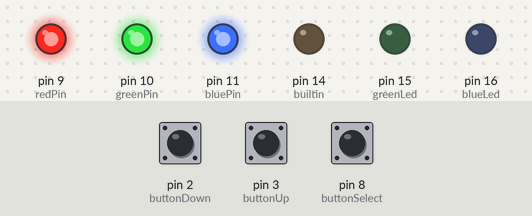
Simulated run of this sketch. Board: Arduino Uno, built with avr-gcc and run on an emulated ATmega328P. On the bench: output pins drawn as LEDs (lit = HIGH). Dashed ring = blinking. The inputs (shaded band) are chosen by the test bench; at power-on: pin 8 (buttonSelect) HIGH, pin 3 (buttonUp) HIGH, pin 2 (buttonDown) HIGH.

Above: at 1.4 s.
1.5 s: pin 8 (buttonSelect) pulled LOW for 1 s
At 1.76 s:
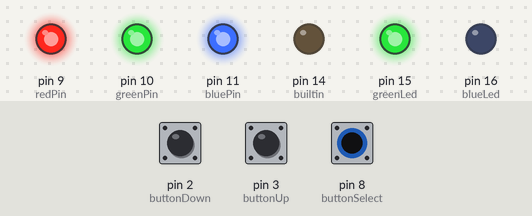
4.0 s: pin 3 (buttonUp) pulled LOW for 0.15 s
At 5.1 s:
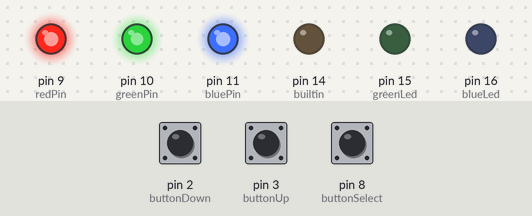
5.8 s: pin 3 (buttonUp) pulled LOW for 1 s
At 7.7 s:
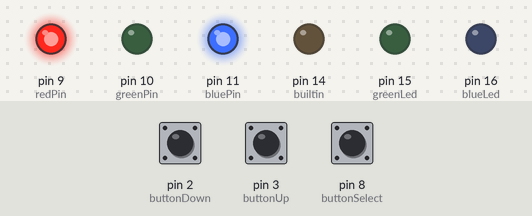
8.5 s: pin 8 (buttonSelect) pulled LOW for 0.15 s
At 8.72 s:
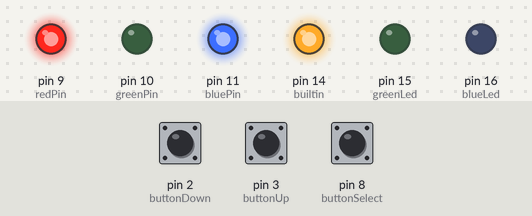
10.3 s: pin 3 (buttonUp) pulled LOW for 0.15 s
At 10.9 s:
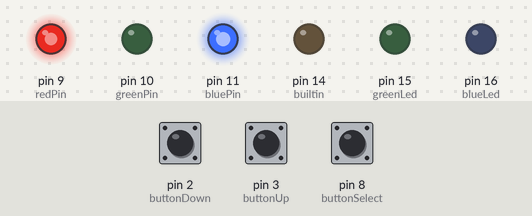
11.9 s: pin 8 (buttonSelect) pulled LOW for 3.2 s
At 12.17 s:
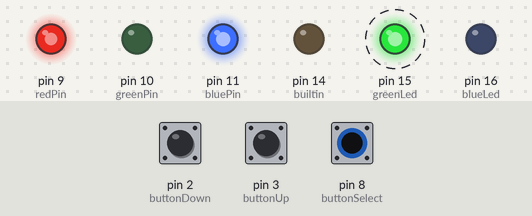
Timing chart, 0 to 16.5 s (numbered marks = the images above; inputs shaded):
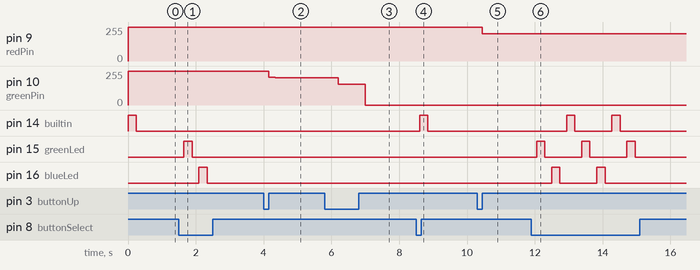

The sketch:

sketch.ino
```cpp
#include <SerialCommand.h>
#define redPin 9
#define greenPin 10
#define bluePin 11
#define builtin 14
#define buttonUp 3
#define buttonDown 2
#define buttonSelect 8
#define redLed 14
#define greenLed 15
#define blueLed 16
volatile byte r = 0;
volatile byte g = 0;
volatile byte b = 0;
volatile byte token = 0;
byte minDelay = 500;
SerialCommand sCmd;

void serialEvent() {
  sCmd.readSerial();
}

void setup()
{
    Serial.begin(9600);
    sCmd.addCommand("set",	processCommand);
    pinMode(redPin, OUTPUT);
    pinMode(greenPin, OUTPUT);
    pinMode(bluePin, OUTPUT);
    pinMode(redLed, OUTPUT);
    pinMode(greenLed, OUTPUT);
    pinMode(blueLed, OUTPUT);
    pinMode(builtin, OUTPUT);
    pinMode(buttonUp, INPUT);
    pinMode(buttonDown, INPUT);
    pinMode(buttonSelect, INPUT);
    digitalWrite(buttonUp, HIGH);
    digitalWrite(buttonDown, HIGH);
    digitalWrite(buttonSelect, HIGH);
    analogWrite(redPin, 255);
    analogWrite(greenPin, 255);
    analogWrite(bluePin, 255);
    attachInterrupt(0, down, LOW);
    attachInterrupt(1, up, LOW);
    setColor(r,g,b);
    digitalWrite((token+14),HIGH);
    delay (minDelay);
    digitalWrite((token+14),LOW);
}

void loop() {
    if (digitalRead(buttonSelect) == LOW) {
	token++;
	digitalWrite(redLed,LOW);
	digitalWrite(greenLed,LOW);
	digitalWrite(blueLed,LOW);
	if (token == 3) {
	  token=0;
	}
    	digitalWrite((token + 14),HIGH);
        delay (minDelay);
    }
    digitalWrite((token + 14),LOW);
    delay(200);
    setColor(r,g,b);
}

void processCommand () {
  char *arg;
  byte levels[3];
  byte count=0;
  arg = sCmd.next();
  while (arg != NULL || count < 3) {
    Serial.print("Arg received: ");
    Serial.println(arg);
    levels[count]=atoi(arg);
    count++;
    arg = sCmd.next();
  }
  r=levels[0];
  b=levels[1];
  g=levels[2];
  setColor(r,g,b);
}

void setColor(int red, int green, int blue)
{
    analogWrite(redPin, 255-red);
    analogWrite(greenPin, 255-green);
    analogWrite(bluePin, 255-blue);
}

void up () {
    switch ( token ) {
	case 0:
  	  if (r<255) r++;
	  break;
	case 1:
  	  if (b<255) b++;
	  break;
	case 2:
  	  if (g<255) g++;
	  break;
     }
     delay(minDelay);
}
void down () {
    switch ( token ) {
	case 0:
  	  if (r>255) r--;
	  break;
	case 1:
  	  if (b>255) b--;
	  break;
	case 2:
  	  if (g>255) g--;
	  break;
     }
     delay(minDelay);
}
```

Measured:
- after the input at 1.5 s, pin 15 (greenLed): LOW → HIGH after 0.14 s, → LOW 0.24 s later; pin 16 (blueLed): LOW → HIGH after 0.59 s, → LOW 0.24 s later
- after the input at 4.0 s, pin 10 (greenPin): 255/255 → 209/255 after 0.15 s, → 206/255 0.20 s later
- after the input at 5.8 s, pin 10 (greenPin): 206/255 → 154/255 after 0.40 s, → 0/255 0.80 s later
- after the input at 8.5 s, pin 14 (builtin): LOW → HIGH after 0.10 s, → LOW 0.24 s later
- after the input at 10.3 s, pin 9 (redPin): 255/255 → 206/255 after 0.15 s
- after the input at 11.9 s, pin 14 (builtin): alternates HIGH for 0.24 s and LOW for 1.1 s, 4 changes in all, then stays LOW, starting after 1.0 s; pin 15 (greenLed): alternates HIGH for 0.24 s and LOW for 1.1 s, 6 changes in all, then stays LOW, starting after 0.15 s
